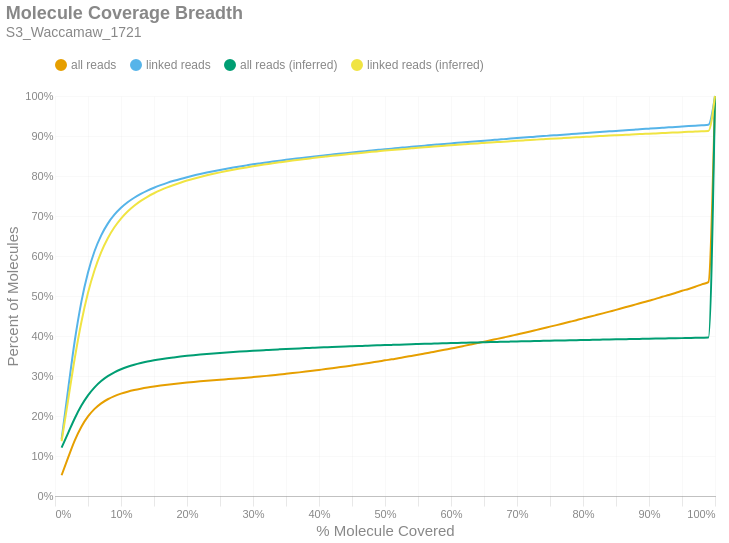

The code cell stored with this chart in its notebook:
### Markdown cell above
### Molecule Read Coverage
This chart shows molecule coverage breadth as computed by the number of bases aligned to that molecule. In other words, "*how much of each unique long molecule is actually sequenced/aligned?*" Keep in mind there is a distinction between sequences and alignments, since some sequences belonging to a particular molecule may not align well and wouldn't appear in the alignment data. This chart also shows molecule coverage breadth as computed by the *inferred fragment* from which the aligned sequences originate. Unlike read coverage, this calculation takes into account the total insert size, including unsequenced gaps between the forward and reverse reads. Like the previous figures, these are cumulative percents.

### Code cell
if SKIPLR:
    print_html(f"Skipped")
else:
    binned_df = consolidated_hist(valids['coverage_bp'], mask, 0.01, True)
    binned_df_inf = consolidated_hist(valids['coverage_inserts'], mask, 0.01, True)
    binned_df = binned_df.with_columns(pl.lit(binned_df_inf['all reads (cumsum)']).alias('all reads (inferred)'))
    binned_df = binned_df.with_columns(pl.lit(binned_df_inf['linked reads (cumsum)']).alias('linked reads (inferred)'))
    binned_df = binned_df.with_columns(
        (pl.col('bin').cast(pl.Float64) + 0.01).alias('right_edge')
    )

    with SafeRender(binned_df):
        (
            density_plot(binned_df, 'Molecule Coverage Breadth', samplename, 'molcov', ['all reads (inferred)','linked reads (inferred)'])
            .encode(
                #x=alt.X('bin:Q', title="% Molecule Covered").axis(format = '%').scale(padding=0),
                x=alt.X('right_edge:Q', title="% Molecule Covered").axis(format='%').scale(padding=0),
                y=alt.Y('value:Q', title='Percent of Molecules')
                    .axis(format='%')
                    .stack(False)
                    .scale(domainMin=0, padding=0),
                color=alt.Color("key:N").scale(domain = ["all reads", "linked reads", "all reads (inferred)", "linked reads (inferred)"]),
                tooltip = [
                    alt.Tooltip("key:N", title = "Data Type"),
                    alt.Tooltip("range_label:N", title="% Molecule Covered"),
                    alt.Tooltip("value:Q", format = ".2%", title="% Molecules")
                ]
            )
        ).display()

### Figure 1 — Vega-Lite specification as saved in the notebook (floating-point values rounded to 4 significant figures)
{"width": "container", "height": 400, "config": {"title": {"anchor": "start", "dy": -15, "fontSize": 18, "color": "#888888", "subtitleColor": "#888888", "subtitleFontSize": 14}, "arc": {"fill": "#0072B2"}, "axis": {"domainColor": "#888888", "domainWidth": 0.5, "gridWidth": 0.2, "grid": false, "titleFontWeight": 400, "titleFontSize": 15, "labelFontSize": 11, "labelColor": "#888888", "tickColor": "#888888", "tickWidth": 0.2, "titleColor": "#888888"}, "axisBand": {"grid": false}, "axisX": {"grid": true, "tickSize": 10, "domainCap": "round"}, "axisY": {"domain": false, "grid": true, "tickSize": 0, "domainCap": "round"}, "background": "transparent", "header": {"labelFontSize": 15, "labelColor": "#888888", "titleFontSize": 15, "titleFontWeight": 600, "titleColor": "#888888"}, "legend": {"labelFont": "sans-serif", "labelFontSize": 12, "labelColor": "#888888", "symbolSize": 100, "symbolType": "circle", "titleFontSize": 12, "titlePadding": 10, "titleColor": "#888888", "title": null, "orient": "top"}, "range": {"category": ["#E69F00", "#56B4E9", "#009E73", "#F0E442", "#0072B2", "#D55E00", "#CC79A7", "#000000"], "diverging": ["#cfe8f3", "#a2d4ec", "#73bfe2", "#46abdb", "#1696d2", "#12719e"]}, "area": {"fill": "#0072B2", "fillOpacity": 0.7, "line": true, "strokeOpacity": 0.7}, "line": {"color": "#0072B2", "stroke": "#0072B2", "strokeWidth": 2}, "trail": {"color": "#0072B2", "stroke": "#0072B2", "strokeWidth": 0, "size": 1}, "point": {"filled": true, "fillOpacity": 1.0, "size": 95}, "text": {"color": "#888888", "fontSize": 11, "align": "right", "fontWeight": 400, "size": 11}, "bar": {"fill": "#0072B2", "stroke": null}, "view": {"stroke": null, "continuousWidth": 660, "continuousHeight": 400}}, "data": {"name": "data-f86d4e416fba457c5b45fca12a501e13"}, "mark": {"type": "line", "interpolate": "monotone", "point": {"opacity": 0, "size": 275}}, "encoding": {"color": {"field": "key", "scale": {"domain": ["all reads", "linked reads", "all reads (inferred)", "linked reads (inferred)"]}, "type": "nominal"}, "tooltip": [{"field": "key", "title": "Data Type", "type": "nominal"}, {"field": "range_label", "title": "% Molecule Covered", "type": "nominal"}, {"field": "value", "format": ".2%", "title": "% Molecules", "type": "quantitative"}], "x": {"axis": {"format": "%"}, "field": "right_edge", "scale": {"padding": 0}, "title": "% Molecule Covered", "type": "quantitative"}, "y": {"axis": {"format": "%"}, "field": "value", "scale": {"domainMin": 0, "padding": 0}, "stack": false, "title": "Percent of Molecules", "type": "quantitative"}}, "params": [{"name": "param_c36ac31b6afebe62", "select": {"type": "point", "fields": ["key"]}, "bind": "legend"}], "title": {"text": "Molecule Coverage Breadth", "subtitle": "S3_Waccamaw_1721"}, "transform": [{"fold": ["all reads (cumsum)", "linked reads (cumsum)", "all reads (inferred)", "linked reads (inferred)"]}, {"calculate": "replace(datum.key, ' (cumsum)', '')", "as": "key"}, {"filter": {"param": "param_c36ac31b6afebe62"}}], "usermeta": {"embedOptions": {"downloadFileName": "S3_Waccamaw_1721.molcov"}}, "$schema": "https://vega.github.io/schema/vega-lite/v6.1.0.json", "datasets": {"data-f86d4e416fba457c5b45fca12a501e13": [{"bin": "0.0", "interval": "0.0-0.01", "all reads": 0.05185, "linked reads": 0.1415, "all reads (cumsum)": 0.05185, "linked reads (cumsum)": 0.1415, "range_label": "0.0-0.01", "all reads (inferred)": 0.1211, "linked reads (inferred)": 0.1369, "right_edge": 0.01}, {"bin": "0.01", "interval": "0.01-0.02", "all reads": 0.04465, "linked reads": 0.1264, "all reads (cumsum)": 0.0965, "linked reads (cumsum)": 0.2679, "range_label": "0.01-0.02", "all reads (inferred)": 0.1578, "linked reads (inferred)": 0.2407, "right_edge": 0.02}, {"bin": "0.02", "interval": "0.02-0.03", "all reads": 0.0425, "linked reads": 0.1208, "all reads (cumsum)": 0.139, "linked reads (cumsum)": 0.3887, "range_label": "0.02-0.03", "all reads (inferred)": 0.1944, "linked reads (inferred)": 0.345, "right_edge": 0.03}, {"bin": "0.03", "interval": "0.03-0.04", "all reads": 0.03424, "linked reads": 0.09738, "all reads (cumsum)": 0.1732, "linked reads (cumsum)": 0.4861, "range_label": "0.03-0.04", "all reads (inferred)": 0.226, "linked reads (inferred)": 0.435, "right_edge": 0.04}, {"bin": "0.04", "interval": "0.04-0.05", "all reads": 0.02561, "linked reads": 0.07281, "all reads (cumsum)": 0.1989, "linked reads (cumsum)": 0.5589, "range_label": "0.04-0.05", "all reads (inferred)": 0.2517, "linked reads (inferred)": 0.5081, "right_edge": 0.05}, {"bin": "0.05", "interval": "0.05-0.06", "all reads": 0.01888, "linked reads": 0.05362, "all reads (cumsum)": 0.2177, "linked reads (cumsum)": 0.6125, "range_label": "0.05-0.06", "all reads (inferred)": 0.2717, "linked reads (inferred)": 0.5651, "right_edge": 0.06}, {"bin": "0.06", "interval": "0.06-0.07", "all reads": 0.01382, "linked reads": 0.03921, "all reads (cumsum)": 0.2316, "linked reads (cumsum)": 0.6517, "range_label": "0.06-0.07", "all reads (inferred)": 0.2874, "linked reads (inferred)": 0.6098, "right_edge": 0.07}, {"bin": "0.07", "interval": "0.07-0.08", "all reads": 0.01032, "linked reads": 0.02925, "all reads (cumsum)": 0.2419, "linked reads (cumsum)": 0.681, "range_label": "0.07-0.08", "all reads (inferred)": 0.2996, "linked reads (inferred)": 0.6445, "right_edge": 0.08}, {"bin": "0.08", "interval": "0.08-0.09", "all reads": 0.007872, "linked reads": 0.02223, "all reads (cumsum)": 0.2497, "linked reads (cumsum)": 0.7032, "range_label": "0.08-0.09", "all reads (inferred)": 0.3092, "linked reads (inferred)": 0.6717, "right_edge": 0.09}, {"bin": "0.09", "interval": "0.09-0.1", "all reads": 0.006142, "linked reads": 0.01732, "all reads (cumsum)": 0.2559, "linked reads (cumsum)": 0.7205, "range_label": "0.09-0.1", "all reads (inferred)": 0.3168, "linked reads (inferred)": 0.6936, "right_edge": 0.1}, {"bin": "0.1", "interval": "0.1-0.11", "all reads": 0.004918, "linked reads": 0.01382, "all reads (cumsum)": 0.2608, "linked reads (cumsum)": 0.7343, "range_label": "0.1-0.11", "all reads (inferred)": 0.323, "linked reads (inferred)": 0.7113, "right_edge": 0.11}, {"bin": "0.11", "interval": "0.11-0.12", "all reads": 0.004043, "linked reads": 0.01132, "all reads (cumsum)": 0.2649, "linked reads (cumsum)": 0.7457, "range_label": "0.11-0.12", "all reads (inferred)": 0.3281, "linked reads (inferred)": 0.7257, "right_edge": 0.12}, {"bin": "0.12", "interval": "0.12-0.13", "all reads": 0.003432, "linked reads": 0.009596, "all reads (cumsum)": 0.2683, "linked reads (cumsum)": 0.7553, "range_label": "0.12-0.13", "all reads (inferred)": 0.3324, "linked reads (inferred)": 0.7378, "right_edge": 0.13}, {"bin": "0.13", "interval": "0.13-0.14", "all reads": 0.002982, "linked reads": 0.008329, "all reads (cumsum)": 0.2713, "linked reads (cumsum)": 0.7636, "range_label": "0.13-0.14", "all reads (inferred)": 0.336, "linked reads (inferred)": 0.7481, "right_edge": 0.14}, {"bin": "0.14", "interval": "0.14-0.15", "all reads": 0.002573, "linked reads": 0.007145, "all reads (cumsum)": 0.2738, "linked reads (cumsum)": 0.7707, "range_label": "0.14-0.15", "all reads (inferred)": 0.3391, "linked reads (inferred)": 0.7569, "right_edge": 0.15}, {"bin": "0.15", "interval": "0.15-0.16", "all reads": 0.002309, "linked reads": 0.00636, "all reads (cumsum)": 0.2761, "linked reads (cumsum)": 0.7771, "range_label": "0.15-0.16", "all reads (inferred)": 0.3419, "linked reads (inferred)": 0.7646, "right_edge": 0.16}, {"bin": "0.16", "interval": "0.16-0.17", "all reads": 0.002082, "linked reads": 0.005703, "all reads (cumsum)": 0.2782, "linked reads (cumsum)": 0.7828, "range_label": "0.16-0.17", "all reads (inferred)": 0.3443, "linked reads (inferred)": 0.7715, "right_edge": 0.17}, {"bin": "0.17", "interval": "0.17-0.18", "all reads": 0.001893, "linked reads": 0.00513, "all reads (cumsum)": 0.2801, "linked reads (cumsum)": 0.7879, "range_label": "0.17-0.18", "all reads (inferred)": 0.3465, "linked reads (inferred)": 0.7776, "right_edge": 0.18}, {"bin": "0.18", "interval": "0.18-0.19", "all reads": 0.001768, "linked reads": 0.004756, "all reads (cumsum)": 0.2819, "linked reads (cumsum)": 0.7927, "range_label": "0.18-0.19", "all reads (inferred)": 0.3485, "linked reads (inferred)": 0.7833, "right_edge": 0.19}, {"bin": "0.19", "interval": "0.19-0.2", "all reads": 0.001646, "linked reads": 0.004398, "all reads (cumsum)": 0.2835, "linked reads (cumsum)": 0.7971, "range_label": "0.19-0.2", "all reads (inferred)": 0.3504, "linked reads (inferred)": 0.7885, "right_edge": 0.2}, {"bin": "0.2", "interval": "0.2-0.21", "all reads": 0.001564, "linked reads": 0.00414, "all reads (cumsum)": 0.2851, "linked reads (cumsum)": 0.8012, "range_label": "0.2-0.21", "all reads (inferred)": 0.352, "linked reads (inferred)": 0.7932, "right_edge": 0.21}, {"bin": "0.21", "interval": "0.21-0.22", "all reads": 0.001471, "linked reads": 0.003819, "all reads (cumsum)": 0.2866, "linked reads (cumsum)": 0.805, "range_label": "0.21-0.22", "all reads (inferred)": 0.3536, "linked reads (inferred)": 0.7975, "right_edge": 0.22}, {"bin": "0.22", "interval": "0.22-0.23", "all reads": 0.00142, "linked reads": 0.003606, "all reads (cumsum)": 0.288, "linked reads (cumsum)": 0.8086, "range_label": "0.22-0.23", "all reads (inferred)": 0.355, "linked reads (inferred)": 0.8017, "right_edge": 0.23}, {"bin": "0.23", "interval": "0.23-0.24", "all reads": 0.00136, "linked reads": 0.003422, "all reads (cumsum)": 0.2894, "linked reads (cumsum)": 0.8121, "range_label": "0.23-0.24", "all reads (inferred)": 0.3564, "linked reads (inferred)": 0.8055, "right_edge": 0.24}, {"bin": "0.24", "interval": "0.24-0.25", "all reads": 0.001293, "linked reads": 0.003188, "all reads (cumsum)": 0.2906, "linked reads (cumsum)": 0.8153, "range_label": "0.24-0.25", "all reads (inferred)": 0.3577, "linked reads (inferred)": 0.8091, "right_edge": 0.25}, {"bin": "0.25", "interval": "0.25-0.26", "all reads": 0.001254, "linked reads": 0.003008, "all reads (cumsum)": 0.2919, "linked reads (cumsum)": 0.8183, "range_label": "0.25-0.26", "all reads (inferred)": 0.3589, "linked reads (inferred)": 0.8125, "right_edge": 0.26}, {"bin": "0.26", "interval": "0.26-0.27", "all reads": 0.001264, "linked reads": 0.002898, "all reads (cumsum)": 0.2932, "linked reads (cumsum)": 0.8212, "range_label": "0.26-0.27", "all reads (inferred)": 0.36, "linked reads (inferred)": 0.8157, "right_edge": 0.27}, {"bin": "0.27", "interval": "0.27-0.28", "all reads": 0.001316, "linked reads": 0.002778, "all reads (cumsum)": 0.2945, "linked reads (cumsum)": 0.8239, "range_label": "0.27-0.28", "all reads (inferred)": 0.3611, "linked reads (inferred)": 0.8186, "right_edge": 0.28}, {"bin": "0.28", "interval": "0.28-0.29", "all reads": 0.001348, "linked reads": 0.002599, "all reads (cumsum)": 0.2958, "linked reads (cumsum)": 0.8265, "range_label": "0.28-0.29", "all reads (inferred)": 0.3621, "linked reads (inferred)": 0.8215, "right_edge": 0.29}, {"bin": "0.29", "interval": "0.29-0.3", "all reads": 0.001436, "linked reads": 0.002571, "all reads (cumsum)": 0.2973, "linked reads (cumsum)": 0.8291, "range_label": "0.29-0.3", "all reads (inferred)": 0.3631, "linked reads (inferred)": 0.8242, "right_edge": 0.3}, {"bin": "0.3", "interval": "0.3-0.31", "all reads": 0.001477, "linked reads": 0.002387, "all reads (cumsum)": 0.2987, "linked reads (cumsum)": 0.8315, "range_label": "0.3-0.31", "all reads (inferred)": 0.364, "linked reads (inferred)": 0.8269, "right_edge": 0.31}, {"bin": "0.31", "interval": "0.31-0.32", "all reads": 0.001562, "linked reads": 0.002314, "all reads (cumsum)": 0.3003, "linked reads (cumsum)": 0.8338, "range_label": "0.31-0.32", "all reads (inferred)": 0.3649, "linked reads (inferred)": 0.8294, "right_edge": 0.32}, {"bin": "0.32", "interval": "0.32-0.33", "all reads": 0.001677, "linked reads": 0.00231, "all reads (cumsum)": 0.302, "linked reads (cumsum)": 0.8361, "range_label": "0.32-0.33", "all reads (inferred)": 0.3658, "linked reads (inferred)": 0.8319, "right_edge": 0.33}, {"bin": "0.33", "interval": "0.33-0.34", "all reads": 0.001654, "linked reads": 0.002133, "all reads (cumsum)": 0.3036, "linked reads (cumsum)": 0.8382, "range_label": "0.33-0.34", "all reads (inferred)": 0.3666, "linked reads (inferred)": 0.8342, "right_edge": 0.34}, {"bin": "0.34", "interval": "0.34-0.35", "all reads": 0.00177, "linked reads": 0.00213, "all reads (cumsum)": 0.3054, "linked reads (cumsum)": 0.8404, "range_label": "0.34-0.35", "all reads (inferred)": 0.3675, "linked reads (inferred)": 0.8365, "right_edge": 0.35}, {"bin": "0.35", "interval": "0.35-0.36", "all reads": 0.001815, "linked reads": 0.002011, "all reads (cumsum)": 0.3072, "linked reads (cumsum)": 0.8424, "range_label": "0.35-0.36", "all reads (inferred)": 0.3682, "linked reads (inferred)": 0.8386, "right_edge": 0.36}, {"bin": "0.36", "interval": "0.36-0.37", "all reads": 0.00186, "linked reads": 0.001953, "all reads (cumsum)": 0.3091, "linked reads (cumsum)": 0.8443, "range_label": "0.36-0.37", "all reads (inferred)": 0.369, "linked reads (inferred)": 0.8407, "right_edge": 0.37}, {"bin": "0.37", "interval": "0.37-0.38", "all reads": 0.001953, "linked reads": 0.001976, "all reads (cumsum)": 0.311, "linked reads (cumsum)": 0.8463, "range_label": "0.37-0.38", "all reads (inferred)": 0.3697, "linked reads (inferred)": 0.8427, "right_edge": 0.38}, {"bin": "0.38", "interval": "0.38-0.39", "all reads": 0.002012, "linked reads": 0.001896, "all reads (cumsum)": 0.313, "linked reads (cumsum)": 0.8482, "range_label": "0.38-0.39", "all reads (inferred)": 0.3704, "linked reads (inferred)": 0.8447, "right_edge": 0.39}, {"bin": "0.39", "interval": "0.39-0.4", "all reads": 0.002098, "linked reads": 0.001895, "all reads (cumsum)": 0.3151, "linked reads (cumsum)": 0.8501, "range_label": "0.39-0.4", "all reads (inferred)": 0.3711, "linked reads (inferred)": 0.8467, "right_edge": 0.4}, {"bin": "0.4", "interval": "0.4-0.41", "all reads": 0.002081, "linked reads": 0.001777, "all reads (cumsum)": 0.3172, "linked reads (cumsum)": 0.8519, "range_label": "0.4-0.41", "all reads (inferred)": 0.3718, "linked reads (inferred)": 0.8485, "right_edge": 0.41}, {"bin": "0.41", "interval": "0.41-0.42", "all reads": 0.002196, "linked reads": 0.001754, "all reads (cumsum)": 0.3194, "linked reads (cumsum)": 0.8536, "range_label": "0.41-0.42", "all reads (inferred)": 0.3725, "linked reads (inferred)": 0.8503, "right_edge": 0.42}, {"bin": "0.42", "interval": "0.42-0.43", "all reads": 0.002254, "linked reads": 0.001749, "all reads (cumsum)": 0.3217, "linked reads (cumsum)": 0.8554, "range_label": "0.42-0.43", "all reads (inferred)": 0.3731, "linked reads (inferred)": 0.8521, "right_edge": 0.43}, {"bin": "0.43", "interval": "0.43-0.44", "all reads": 0.002272, "linked reads": 0.001719, "all reads (cumsum)": 0.3239, "linked reads (cumsum)": 0.8571, "range_label": "0.43-0.44", "all reads (inferred)": 0.3737, "linked reads (inferred)": 0.8538, "right_edge": 0.44}, {"bin": "0.44", "interval": "0.44-0.45", "all reads": 0.002387, "linked reads": 0.001696, "all reads (cumsum)": 0.3263, "linked reads (cumsum)": 0.8588, "range_label": "0.44-0.45", "all reads (inferred)": 0.3744, "linked reads (inferred)": 0.8555, "right_edge": 0.45}, {"bin": "0.45", "interval": "0.45-0.46", "all reads": 0.00242, "linked reads": 0.001643, "all reads (cumsum)": 0.3288, "linked reads (cumsum)": 0.8604, "range_label": "0.45-0.46", "all reads (inferred)": 0.375, "linked reads (inferred)": 0.8572, "right_edge": 0.46}, {"bin": "0.46", "interval": "0.46-0.47", "all reads": 0.00242, "linked reads": 0.001606, "all reads (cumsum)": 0.3312, "linked reads (cumsum)": 0.8621, "range_label": "0.46-0.47", "all reads (inferred)": 0.3755, "linked reads (inferred)": 0.8588, "right_edge": 0.47}, {"bin": "0.47", "interval": "0.47-0.48", "all reads": 0.002587, "linked reads": 0.001658, "all reads (cumsum)": 0.3338, "linked reads (cumsum)": 0.8637, "range_label": "0.47-0.48", "all reads (inferred)": 0.3761, "linked reads (inferred)": 0.8604, "right_edge": 0.48}, {"bin": "0.48", "interval": "0.48-0.49", "all reads": 0.002524, "linked reads": 0.001631, "all reads (cumsum)": 0.3363, "linked reads (cumsum)": 0.8653, "range_label": "0.48-0.49", "all reads (inferred)": 0.3767, "linked reads (inferred)": 0.8619, "right_edge": 0.49}, {"bin": "0.49", "interval": "0.49-0.5", "all reads": 0.002826, "linked reads": 0.001614, "all reads (cumsum)": 0.3391, "linked reads (cumsum)": 0.867, "range_label": "0.49-0.5", "all reads (inferred)": 0.3773, "linked reads (inferred)": 0.8635, "right_edge": 0.5}, {"bin": "0.5", "interval": "0.5-0.51", "all reads": 0.0025, "linked reads": 0.001478, "all reads (cumsum)": 0.3416, "linked reads (cumsum)": 0.8684, "range_label": "0.5-0.51", "all reads (inferred)": 0.3778, "linked reads (inferred)": 0.8649, "right_edge": 0.51}, {"bin": "0.51", "interval": "0.51-0.52", "all reads": 0.002879, "linked reads": 0.001606, "all reads (cumsum)": 0.3445, "linked reads (cumsum)": 0.87, "range_label": "0.51-0.52", "all reads (inferred)": 0.3783, "linked reads (inferred)": 0.8664, "right_edge": 0.52}, {"bin": "0.52", "interval": "0.52-0.53", "all reads": 0.002804, "linked reads": 0.001475, "all reads (cumsum)": 0.3473, "linked reads (cumsum)": 0.8715, "range_label": "0.52-0.53", "all reads (inferred)": 0.3788, "linked reads (inferred)": 0.8678, "right_edge": 0.53}, {"bin": "0.53", "interval": "0.53-0.54", "all reads": 0.002919, "linked reads": 0.00148, "all reads (cumsum)": 0.3502, "linked reads (cumsum)": 0.873, "range_label": "0.53-0.54", "all reads (inferred)": 0.3793, "linked reads (inferred)": 0.8691, "right_edge": 0.54}, {"bin": "0.54", "interval": "0.54-0.55", "all reads": 0.002906, "linked reads": 0.001462, "all reads (cumsum)": 0.3531, "linked reads (cumsum)": 0.8745, "range_label": "0.54-0.55", "all reads (inferred)": 0.3798, "linked reads (inferred)": 0.8705, "right_edge": 0.55}, {"bin": "0.55", "interval": "0.55-0.56", "all reads": 0.003039, "linked reads": 0.001423, "all reads (cumsum)": 0.3562, "linked reads (cumsum)": 0.8759, "range_label": "0.55-0.56", "all reads (inferred)": 0.3803, "linked reads (inferred)": 0.8718, "right_edge": 0.56}, {"bin": "0.56", "interval": "0.56-0.57", "all reads": 0.003085, "linked reads": 0.00148, "all reads (cumsum)": 0.3592, "linked reads (cumsum)": 0.8774, "range_label": "0.56-0.57", "all reads (inferred)": 0.3808, "linked reads (inferred)": 0.873, "right_edge": 0.57}, {"bin": "0.57", "interval": "0.57-0.58", "all reads": 0.003088, "linked reads": 0.001395, "all reads (cumsum)": 0.3623, "linked reads (cumsum)": 0.8788, "range_label": "0.57-0.58", "all reads (inferred)": 0.3813, "linked reads (inferred)": 0.8743, "right_edge": 0.58}, {"bin": "0.58", "interval": "0.58-0.59", "all reads": 0.00316, "linked reads": 0.001374, "all reads (cumsum)": 0.3655, "linked reads (cumsum)": 0.8801, "range_label": "0.58-0.59", "all reads (inferred)": 0.3817, "linked reads (inferred)": 0.8756, "right_edge": 0.59}, {"bin": "0.59", "interval": "0.59-0.6", "all reads": 0.003302, "linked reads": 0.001408, "all reads (cumsum)": 0.3688, "linked reads (cumsum)": 0.8815, "range_label": "0.59-0.6", "all reads (inferred)": 0.3822, "linked reads (inferred)": 0.8768, "right_edge": 0.6}, {"bin": "0.6", "interval": "0.6-0.61", "all reads": 0.003157, "linked reads": 0.001346, "all reads (cumsum)": 0.3719, "linked reads (cumsum)": 0.8829, "range_label": "0.6-0.61", "all reads (inferred)": 0.3826, "linked reads (inferred)": 0.878, "right_edge": 0.61}, {"bin": "0.61", "interval": "0.61-0.62", "all reads": 0.003372, "linked reads": 0.001406, "all reads (cumsum)": 0.3753, "linked reads (cumsum)": 0.8843, "range_label": "0.61-0.62", "all reads (inferred)": 0.3831, "linked reads (inferred)": 0.8792, "right_edge": 0.62}, {"bin": "0.62", "interval": "0.62-0.63", "all reads": 0.003424, "linked reads": 0.001379, "all reads (cumsum)": 0.3787, "linked reads (cumsum)": 0.8857, "range_label": "0.62-0.63", "all reads (inferred)": 0.3835, "linked reads (inferred)": 0.8804, "right_edge": 0.63}, {"bin": "0.63", "interval": "0.63-0.64", "all reads": 0.003449, "linked reads": 0.001354, "all reads (cumsum)": 0.3822, "linked reads (cumsum)": 0.887, "range_label": "0.63-0.64", "all reads (inferred)": 0.3839, "linked reads (inferred)": 0.8815, "right_edge": 0.64}, {"bin": "0.64", "interval": "0.64-0.65", "all reads": 0.003459, "linked reads": 0.001338, "all reads (cumsum)": 0.3857, "linked reads (cumsum)": 0.8884, "range_label": "0.64-0.65", "all reads (inferred)": 0.3844, "linked reads (inferred)": 0.8826, "right_edge": 0.65}, {"bin": "0.65", "interval": "0.65-0.66", "all reads": 0.003614, "linked reads": 0.001313, "all reads (cumsum)": 0.3893, "linked reads (cumsum)": 0.8897, "range_label": "0.65-0.66", "all reads (inferred)": 0.3848, "linked reads (inferred)": 0.8837, "right_edge": 0.66}, {"bin": "0.66", "interval": "0.66-0.67", "all reads": 0.003536, "linked reads": 0.001253, "all reads (cumsum)": 0.3928, "linked reads (cumsum)": 0.8909, "range_label": "0.66-0.67", "all reads (inferred)": 0.3852, "linked reads (inferred)": 0.8848, "right_edge": 0.67}, {"bin": "0.67", "interval": "0.67-0.68", "all reads": 0.003614, "linked reads": 0.001267, "all reads (cumsum)": 0.3964, "linked reads (cumsum)": 0.8922, "range_label": "0.67-0.68", "all reads (inferred)": 0.3856, "linked reads (inferred)": 0.8859, "right_edge": 0.68}, {"bin": "0.68", "interval": "0.68-0.69", "all reads": 0.003655, "linked reads": 0.001266, "all reads (cumsum)": 0.4001, "linked reads (cumsum)": 0.8935, "range_label": "0.68-0.69", "all reads (inferred)": 0.386, "linked reads (inferred)": 0.8869, "right_edge": 0.69}, {"bin": "0.69", "interval": "0.69-0.7", "all reads": 0.003808, "linked reads": 0.001281, "all reads (cumsum)": 0.4039, "linked reads (cumsum)": 0.8947, "range_label": "0.69-0.7", "all reads (inferred)": 0.3864, "linked reads (inferred)": 0.888, "right_edge": 0.7}, {"bin": "0.7", "interval": "0.7-0.71", "all reads": 0.00374, "linked reads": 0.001269, "all reads (cumsum)": 0.4076, "linked reads (cumsum)": 0.896, "range_label": "0.7-0.71", "all reads (inferred)": 0.3867, "linked reads (inferred)": 0.889, "right_edge": 0.71}, {"bin": "0.71", "interval": "0.71-0.72", "all reads": 0.003831, "linked reads": 0.001247, "all reads (cumsum)": 0.4114, "linked reads (cumsum)": 0.8973, "range_label": "0.71-0.72", "all reads (inferred)": 0.3871, "linked reads (inferred)": 0.89, "right_edge": 0.72}, {"bin": "0.72", "interval": "0.72-0.73", "all reads": 0.003926, "linked reads": 0.001261, "all reads (cumsum)": 0.4154, "linked reads (cumsum)": 0.8985, "range_label": "0.72-0.73", "all reads (inferred)": 0.3875, "linked reads (inferred)": 0.8909, "right_edge": 0.73}, {"bin": "0.73", "interval": "0.73-0.74", "all reads": 0.003903, "linked reads": 0.001208, "all reads (cumsum)": 0.4193, "linked reads (cumsum)": 0.8997, "range_label": "0.73-0.74", "all reads (inferred)": 0.3879, "linked reads (inferred)": 0.8919, "right_edge": 0.74}, {"bin": "0.74", "interval": "0.74-0.75", "all reads": 0.004092, "linked reads": 0.001269, "all reads (cumsum)": 0.4234, "linked reads (cumsum)": 0.901, "range_label": "0.74-0.75", "all reads (inferred)": 0.3882, "linked reads (inferred)": 0.8929, "right_edge": 0.75}, {"bin": "0.75", "interval": "0.75-0.76", "all reads": 0.003859, "linked reads": 0.001173, "all reads (cumsum)": 0.4272, "linked reads (cumsum)": 0.9022, "range_label": "0.75-0.76", "all reads (inferred)": 0.3886, "linked reads (inferred)": 0.8939, "right_edge": 0.76}, {"bin": "0.76", "interval": "0.76-0.77", "all reads": 0.004094, "linked reads": 0.001198, "all reads (cumsum)": 0.4313, "linked reads (cumsum)": 0.9034, "range_label": "0.76-0.77", "all reads (inferred)": 0.3889, "linked reads (inferred)": 0.8948, "right_edge": 0.77}, {"bin": "0.77", "interval": "0.77-0.78", "all reads": 0.004108, "linked reads": 0.00121, "all reads (cumsum)": 0.4354, "linked reads (cumsum)": 0.9046, "range_label": "0.77-0.78", "all reads (inferred)": 0.3893, "linked reads (inferred)": 0.8957, "right_edge": 0.78}, {"bin": "0.78", "interval": "0.78-0.79", "all reads": 0.004143, "linked reads": 0.001219, "all reads (cumsum)": 0.4396, "linked reads (cumsum)": 0.9058, "range_label": "0.78-0.79", "all reads (inferred)": 0.3896, "linked reads (inferred)": 0.8966, "right_edge": 0.79}, {"bin": "0.79", "interval": "0.79-0.8", "all reads": 0.004419, "linked reads": 0.001251, "all reads (cumsum)": 0.444, "linked reads (cumsum)": 0.907, "range_label": "0.79-0.8", "all reads (inferred)": 0.39, "linked reads (inferred)": 0.8975, "right_edge": 0.8}, {"bin": "0.8", "interval": "0.8-0.81", "all reads": 0.00405, "linked reads": 0.00114, "all reads (cumsum)": 0.448, "linked reads (cumsum)": 0.9082, "range_label": "0.8-0.81", "all reads (inferred)": 0.3903, "linked reads (inferred)": 0.8983, "right_edge": 0.81}, {"bin": "0.81", "interval": "0.81-0.82", "all reads": 0.004255, "linked reads": 0.0012, "all reads (cumsum)": 0.4523, "linked reads (cumsum)": 0.9094, "range_label": "0.81-0.82", "all reads (inferred)": 0.3907, "linked reads (inferred)": 0.8993, "right_edge": 0.82}, {"bin": "0.82", "interval": "0.82-0.83", "all reads": 0.004327, "linked reads": 0.001117, "all reads (cumsum)": 0.4566, "linked reads (cumsum)": 0.9105, "range_label": "0.82-0.83", "all reads (inferred)": 0.391, "linked reads (inferred)": 0.9001, "right_edge": 0.83}, {"bin": "0.83", "interval": "0.83-0.84", "all reads": 0.004394, "linked reads": 0.001151, "all reads (cumsum)": 0.461, "linked reads (cumsum)": 0.9117, "range_label": "0.83-0.84", "all reads (inferred)": 0.3913, "linked reads (inferred)": 0.901, "right_edge": 0.84}, {"bin": "0.84", "interval": "0.84-0.85", "all reads": 0.004361, "linked reads": 0.001137, "all reads (cumsum)": 0.4654, "linked reads (cumsum)": 0.9128, "range_label": "0.84-0.85", "all reads (inferred)": 0.3916, "linked reads (inferred)": 0.9018, "right_edge": 0.85}, {"bin": "0.85", "interval": "0.85-0.86", "all reads": 0.004524, "linked reads": 0.001155, "all reads (cumsum)": 0.4699, "linked reads (cumsum)": 0.9139, "range_label": "0.85-0.86", "all reads (inferred)": 0.3919, "linked reads (inferred)": 0.9026, "right_edge": 0.86}, {"bin": "0.86", "interval": "0.86-0.87", "all reads": 0.00449, "linked reads": 0.001135, "all reads (cumsum)": 0.4744, "linked reads (cumsum)": 0.9151, "range_label": "0.86-0.87", "all reads (inferred)": 0.3923, "linked reads (inferred)": 0.9034, "right_edge": 0.87}, {"bin": "0.87", "interval": "0.87-0.88", "all reads": 0.004648, "linked reads": 0.001108, "all reads (cumsum)": 0.479, "linked reads (cumsum)": 0.9162, "range_label": "0.87-0.88", "all reads (inferred)": 0.3926, "linked reads (inferred)": 0.9042, "right_edge": 0.88}, {"bin": "0.88", "interval": "0.88-0.89", "all reads": 0.004574, "linked reads": 0.001098, "all reads (cumsum)": 0.4836, "linked reads (cumsum)": 0.9173, "range_label": "0.88-0.89", "all reads (inferred)": 0.3929, "linked reads (inferred)": 0.905, "right_edge": 0.89}, {"bin": "0.89", "interval": "0.89-0.9", "all reads": 0.004688, "linked reads": 0.001062, "all reads (cumsum)": 0.4883, "linked reads (cumsum)": 0.9184, "range_label": "0.89-0.9", "all reads (inferred)": 0.3932, "linked reads (inferred)": 0.9058, "right_edge": 0.9}, {"bin": "0.9", "interval": "0.9-0.91", "all reads": 0.0045, "linked reads": 0.001075, "all reads (cumsum)": 0.4928, "linked reads (cumsum)": 0.9194, "range_label": "0.9-0.91", "all reads (inferred)": 0.3935, "linked reads (inferred)": 0.9065, "right_edge": 0.91}, {"bin": "0.91", "interval": "0.91-0.92", "all reads": 0.005159, "linked reads": 0.001106, "all reads (cumsum)": 0.498, "linked reads (cumsum)": 0.9205, "range_label": "0.91-0.92", "all reads (inferred)": 0.3938, "linked reads (inferred)": 0.9073, "right_edge": 0.92}, {"bin": "0.92", "interval": "0.92-0.93", "all reads": 0.004549, "linked reads": 0.001099, "all reads (cumsum)": 0.5025, "linked reads (cumsum)": 0.9216, "range_label": "0.92-0.93", "all reads (inferred)": 0.3941, "linked reads (inferred)": 0.908, "right_edge": 0.93}, {"bin": "0.93", "interval": "0.93-0.94", "all reads": 0.004982, "linked reads": 0.001026, "all reads (cumsum)": 0.5075, "linked reads (cumsum)": 0.9227, "range_label": "0.93-0.94", "all reads (inferred)": 0.3944, "linked reads (inferred)": 0.9088, "right_edge": 0.94}, {"bin": "0.94", "interval": "0.94-0.95", "all reads": 0.005443, "linked reads": 0.001084, "all reads (cumsum)": 0.5129, "linked reads (cumsum)": 0.9237, "range_label": "0.94-0.95", "all reads (inferred)": 0.3947, "linked reads (inferred)": 0.9095, "right_edge": 0.95}, {"bin": "0.95", "interval": "0.95-0.96", "all reads": 0.004699, "linked reads": 0.001071, "all reads (cumsum)": 0.5176, "linked reads (cumsum)": 0.9248, "range_label": "0.95-0.96", "all reads (inferred)": 0.395, "linked reads (inferred)": 0.9103, "right_edge": 0.96}, {"bin": "0.96", "interval": "0.96-0.97", "all reads": 0.005469, "linked reads": 0.001042, "all reads (cumsum)": 0.5231, "linked reads (cumsum)": 0.9259, "range_label": "0.96-0.97", "all reads (inferred)": 0.3954, "linked reads (inferred)": 0.9111, "right_edge": 0.97}, {"bin": "0.97", "interval": "0.97-0.98", "all reads": 0.005968, "linked reads": 0.001018, "all reads (cumsum)": 0.5291, "linked reads (cumsum)": 0.9269, "range_label": "0.97-0.98", "all reads (inferred)": 0.3958, "linked reads (inferred)": 0.9119, "right_edge": 0.98}, {"bin": "0.98", "interval": "0.98-0.99", "all reads": 0.005744, "linked reads": 0.001077, "all reads (cumsum)": 0.5348, "linked reads (cumsum)": 0.9279, "range_label": "0.98-0.99", "all reads (inferred)": 0.3961, "linked reads (inferred)": 0.9125, "right_edge": 0.99}, {"bin": "0.99", "interval": "0.99-1.0", "all reads": 0.4652, "linked reads": 0.07205, "all reads (cumsum)": 1.0, "linked reads (cumsum)": 1.0, "range_label": "0.99-1.0", "all reads (inferred)": 1.0, "linked reads (inferred)": 1.0, "right_edge": 1.0}]}}
